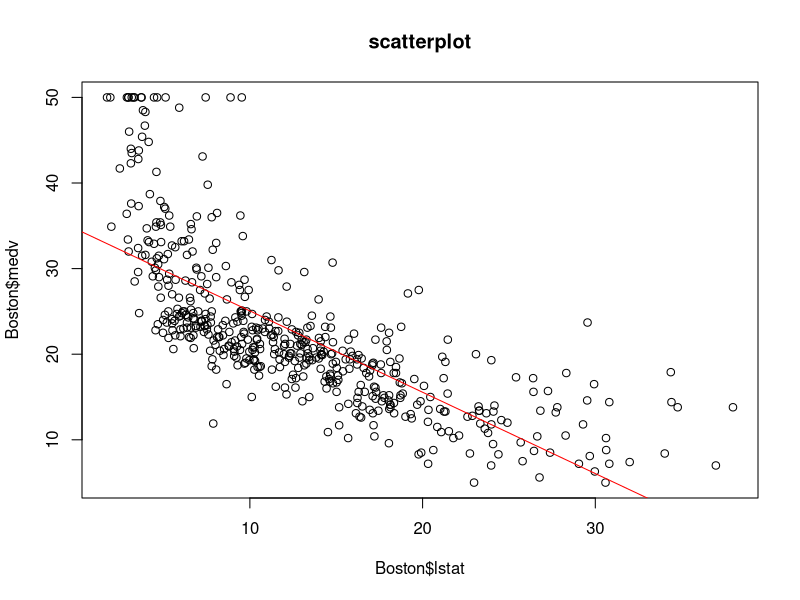

Write R code to recreate this figure.
## ---- chunk 1
alpha = 0.05
n=40
q = 3
X_barra = c(46.1, 57.3, 50.4)
S = matrix(c(101.3, 63.0, 71.0, 63.0, 80.2, 55.6, 71.0, 55.6, 97.4), nrow = 3, ncol=3)

C = rbind(c(1,-1,0),c(0,1,-1))

T_square = (n*t(C%*%X_barra)%*%solve(C%*%S%*%t(C))%*%(C%*%X_barra))[1,1]

fract = ((n-1)*(q-1))/(n-q+1)
F_q_n = qf(1-alpha, df1 = q-1,df2=n-q+1)

fract_F = fract * F_q_n
T_square
fract_F
## ---- chunk 2
alpha = 0.05
n=40
q=3
X_barra = c(46.1, 57.3, 50.4)
S = matrix(c(101.3, 63.0, 71.0, 63.0, 80.2, 55.6, 71.0, 55.6, 97.4), nrow = 3, ncol=3)
D_M = matrix(data = NA, nrow = 3, ncol = 2)
fract = ((n-1)*(q-1))/(n-q+1)
C_matrix = rbind(c(1,-1,0), c(1,0,-1), c(0,1,-1))
F_q_n = qf(1-alpha, df1 = q-1,df2=n-q+1)

for (i in 1:3){
  c = C_matrix[i,]
  CSC_N_S = sqrt((t(c)%*%S%*%c)/n)
  
  D_M[i,1] = t(c)%*%X_barra + sqrt(fract*F_q_n)*CSC_N_S
  D_M[i,2] = t(c)%*%X_barra - sqrt(fract*F_q_n)*CSC_N_S
} 
D_M
## ---- chunk 3
n2 = 3
n3 = 4
p = 2


X2_1 <- c(3,1,2)
X2_2 <- c(3,6,3)
X2 = t(rbind(X2_1,X2_2))

X3_1 <- c(2,5,3,2)
X3_2 <- c(3,1,1,3)
X3 = t(rbind(X3_1,X3_2))

#Cada fila es una variable
S2 = cov(X2)
  
S3 = cov(X3)

Spooled =  (( ((n2-1)*S2) + ((n3-1)*S3) ) / (n2+n3-2))

Spooled
## ---- chunk 4
#Ho => Mu2 = Mu3 es decir delta_0 es = 0
alpha = 0.01
X2_barra = rbind(mean(X2_1),mean(X2_2))
  
X3_barra = rbind(mean(X3_1),mean(X3_2))

#Como n-p es 1 y 2 respectivamente, es decir no es grande entonces asumimos normalidad para usar Tsquared

frac = (n3+n2)/(n3*n2)

Tsqared = t(X2_barra-X3_barra) %*% solve(frac*Spooled) %*% (X2_barra-X3_barra)

frac2 = (p*(n2+n3-2) ) / (n2+n3-p-1)

f_p_n_n = qf(1-alpha, p, (n2+n3-p-1))

c_squared = f_p_n_n * frac2


#Si Tsqared es mayor a 45 entonces no se acepta la prueba de hipótesis con una confianza del 99%

if (Tsqared > c_squared) {
  print("No se acepta la prueba de hipótesis con una confianza del 99%")
} else {
 print("Se acepta la prueba de hipótesis con una confianza del 99%") 
}

## ---- chunk 5
c = sqrt(c_squared)
#Falta corregir que reciba una raiz negativa para que pueda calcular los limites o talvez haya un error en Spooled
a = c(1,0) #Para la variable 1
low_lim = (t(a) %*% (X2_barra - X3_barra) ) + (c * sqrt( frac * t(a) %*% Spooled %*% a))
upp_lim = (t(a) %*% (X2_barra - X3_barra) ) - (c * sqrt( frac * t(a) %*% Spooled %*% a))

intervalo = c(low_lim,upp_lim) 
print('Intervalo para el tratamiento 2')
print(t(intervalo))

a = c(0,1) #Para la variable 2
low_lim = (t(a) %*% (X2_barra - X3_barra) ) + (c * sqrt( frac * t(a) %*% Spooled %*% a))
upp_lim = (t(a) %*% (X2_barra - X3_barra) ) - (c * sqrt( frac * t(a) %*% Spooled %*% a))

intervalo = c(low_lim,upp_lim)

print('Intervalo para el tratamiento 2')
print(t(intervalo))

## ---- chunk 6
r = 2
n = 6
alpha = 0.05

z_0 = c(1,1,1,1,1,1)
z1 = c(10,5,7,19,11,18)
z2 = c(2,3,3,6,7,9)
Z = cbind(z_0,z1,z2)

Y = c(15,9,3,25,7,13)

B_est = solve(t(Z)%*%Z)%*%t(Z)%*%Y

Y_est = Z%*%B_est

E_est = Y - Y_est
## ---- chunk 7
#Intervalo de confianza para b1
S_square = (t(E_est) %*%(E_est))/(n-r-1)
S_square = S_square[1,1]

SZZ = S_square*solve(t(Z)%*%Z)
F_r_n = qf(1-alpha, df1 = r+1, df2=n-r-1)

lw_lm_b1 = B_est[2] - sqrt(SZZ[2,2]) * sqrt((r+1)*F_r_n)
upp_lm_b1 = B_est[2] + sqrt(SZZ[2,2]) * sqrt((r+1)*F_r_n)

#Intervalo de confianza para b2
S_square = (t(E_est) %*%(E_est))/(n-r-1)
S_square = S_square[1,1]

SZZ = S_square*solve(t(Z)%*%Z)
F_r_n = qf(1-alpha, df1 = r+1, df2=n-r-1)

lw_lm_b2 = B_est[3] - sqrt(SZZ[3,3]) * sqrt((r+1)*F_r_n)
upp_lm_b2 = B_est[3] + sqrt(SZZ[3,3]) *sqrt((r+1)*F_r_n)
## ---- chunk 8
reg = lm(Y~z1+z2)
summary(reg)
## ---- chunk 9
z0 = c(1, 6, 4)
EV_Y = t(z0)%*%B_est # Valor esperado

tstudent = qt((1-alpha/2),df = n-r-1 )
S_square_ph = (t(Y-Z%*%B_est)%*%(Y-Z%*%B_est))/(n-r-1)
S_square_ph = S_square_ph[1,1]

#Intervalo de confianza del valor esperado
EV_lw_lm = t(z0)%*%B_est - tstudent*sqrt((t(z0)%*%solve(t(Z)%*%Z)%*%z0)%*%S_square_ph)
EV_upp_lm = t(z0)%*%B_est + tstudent*sqrt((t(z0)%*%solve(t(Z)%*%Z)%*%z0)%*%S_square_ph)
## ---- chunk 10
#Limites para Y
Y_lw_lm = t(z0)%*%B_est - tstudent*sqrt(S_square_ph%*%(1+t(z0)%*%solve(t(Z)%*%Z)%*%z0))
Y_upp_lm = t(z0)%*%B_est + tstudent*sqrt(S_square_ph%*%(1+t(z0)%*%solve(t(Z)%*%Z)%*%z0))
## ---- chunk 11
library(MASS)
data(Boston)
modelo=lm(medv~lstat, data=Boston) 
summary(modelo)
## ---- chunk 12
confint(modelo,level=0.95)
## ---- chunk 13
prediccion = data.frame(lstat=c(5,10,15))
predict(modelo,prediccion,interval='confidence',level=0.95)
## ---- chunk 14
plot(Boston$lstat,Boston$medv,main="scatterplot")
abline(modelo,col='red')
## ---- chunk 15
modelo_2 = lm(medv~.,data=Boston)
summary(modelo_2)
## ---- chunk 16
confint(modelo_2,level=0.95)
## ---- chunk 17
#LIFEHACK DEJAR LA MATRIZ CON HUECOS(Rellenar con 0's)
#nl = 2 #Total de obs
g = 3 #Pues son 3 tratamientos
l = 2 #Pues son 2 variables
#XTrat_Variable
X1_1 = c(2,3,7,2,7)
X1_2 = c(9,2,5,1,5)

X2_1 = c(3,2,9)
X2_2 = c(2,4,4)

X3_1 = c(1,7,4,3)
X3_2 = c(4,2,9,2)

#Vector con las n de cada tratamiento
n_l = c(length(X1_1), length(X2_1), length(X3_1))

#Agrupadas por variables 1 y 2
X_l_1 = c(X1_1,X2_1,X3_1)
X_l_2 = c(X1_2,X2_2,X3_2)

Matriz_obs = cbind(X_l_1, X_l_2)
#SSOBS para cada variable
# la suma de los cuadrados 
#de cada observación de una variable
SSobs_1 = sum(X_l_1**2)
SSobs_2 = sum(X_l_2**2)

#Media total de cada variable en los 3 tratamientos
media_total_1 = mean(X_l_1)
media_total_2 = mean(X_l_2)

ss_mean_1 = length(X_l_1) * (media_total_1**2)
ss_mean_2 = length(X_l_2) * (media_total_2**2)

#Medias de cada variable en cada tratamiento
X1_1_Barra = mean(X1_1)
X1_2_Barra = mean(X1_2)

X2_1_Barra = mean(X2_1)
X2_2_Barra = mean(X2_2)

X3_1_Barra = mean(X3_1)
X3_2_Barra = mean(X3_2)

#vector con promedios de variable 1 para cada tratamiento
X_barras_1 = c(X1_1_Barra, X2_1_Barra, X3_1_Barra)
#vector con promedios de variable 2 para cada tratamiento
X_barras_2 = c(X1_2_Barra, X2_2_Barra, X3_2_Barra)


####Construyendo las matrices X_l y X_barra_total para cada variable

#Construimos las matrices X_l y X_barra_l para la primera variable
x_l_1 = c(X1_1_Barra, X1_2_Barra)
x_l_2 = c(X2_1_Barra, X2_2_Barra)
x_l_3 = c(X3_1_Barra, X3_2_Barra)

X_barra_total = c(media_total_1, media_total_2)

#SS treatment effect para varibale 1
ss_treatment_1 = (length(X1_1)*((X1_1_Barra-media_total_1)**2)) + (length(X2_1)*((X2_1_Barra-media_total_1)**2)) +(length(X3_1)*((X3_1_Barra-media_total_1)**2))

#SS treatment effect para varibale 2
ss_treatment_2 = (length(X1_2)*((X1_2_Barra-media_total_2)**2)) + (length(X2_2)*((X2_1_Barra-media_total_2)**2)) +(length(X3_2)*((X3_1_Barra-media_total_2)**2))

#SS residual para varibale 1
ss_res_1 = sum((X1_1-X1_1_Barra)**2)+sum((X2_1-X2_1_Barra)**2)+sum((X3_1-X3_1_Barra)**2)

#SS residual para varibale 2
ss_res_2 = sum((X1_2-X1_2_Barra)**2)+sum((X2_2-X2_2_Barra)**2)+sum((X3_2-X3_2_Barra)**2)

#Total SS corrected para variable 1
ss_corrected_1 = ss_treatment_1 + ss_res_1

#Total SS corrected para variable 2
ss_corrected_2 = ss_treatment_2 + ss_res_2

##Para los grados de libertad
n_1 = n_2 = length(X1_1)+length(X2_1)+length(X3_1)

#Creando la matriz B y W
B = n_l[1]*(x_l_1-X_barra_total)%*%t(x_l_1-X_barra_total) + n_l[2]*(x_l_2-X_barra_total)%*%t(x_l_2-X_barra_total) + n_l[3]*(x_l_3-X_barra_total)%*%t(x_l_3-X_barra_total)

#Construyendo W
W = matrix(data = 0, nrow = 2, ncol = 2)

c = 0
x_l_b_t = x_l_1
for (t in 1:n_1){
  c = c +1
  W = W + ((Matriz_obs[t,] - x_l_b_t)%*%t(Matriz_obs[t,] - x_l_b_t))
  if (c == 5){
    x_l_b_t = x_l_2
  }
  
  if (c == 8){
    x_l_b_t = x_l_3
  }

}

Total_total = B+W
## ---- chunk 18
alpha = 0.05
Lamba_w = (det(W)/det(Total_total))

#Para hacer el test de la prueba de hipótesis, nos referimos a la table 6.3 del libro para el caso p = 2 y g = 3

PH = ((1-sqrt(Lamba_w))/(sqrt(Lamba_w)))*((n_1-g-1)/(g-1))

F_punto_5 = qf(1-alpha, df1 = 2*(g-1),df2=2*(n_1-g-1))

if (PH>F_punto_5){
print("Rechazamos H0, concluimos que hay efecto de los tratamientos")
}else{print("No rechamos H0, concluimos que no hay efecto de los tratamientos.")}
## ---- chunk 19
alpha = 0.05
n_grande = 100
Lamba_w = (det(W)/det(Total_total))

#Para hacer el test de la prueba de hipótesis, nos referimos a la table 6.3 del libro para el caso p = 2 y g = 3

PH_grande = -(n_grande-1-((p+g)/2))*log(Lamba_w)
chi_s = qchisq(1-alpha, p*(g-1))

if (PH_grande>chi_s){
print("Rechazamos H0, concluimos que hay efecto de los tratamientos")
}else{print("No rechamos H0, concluimos que no hay efecto de los tratamientos.")}
